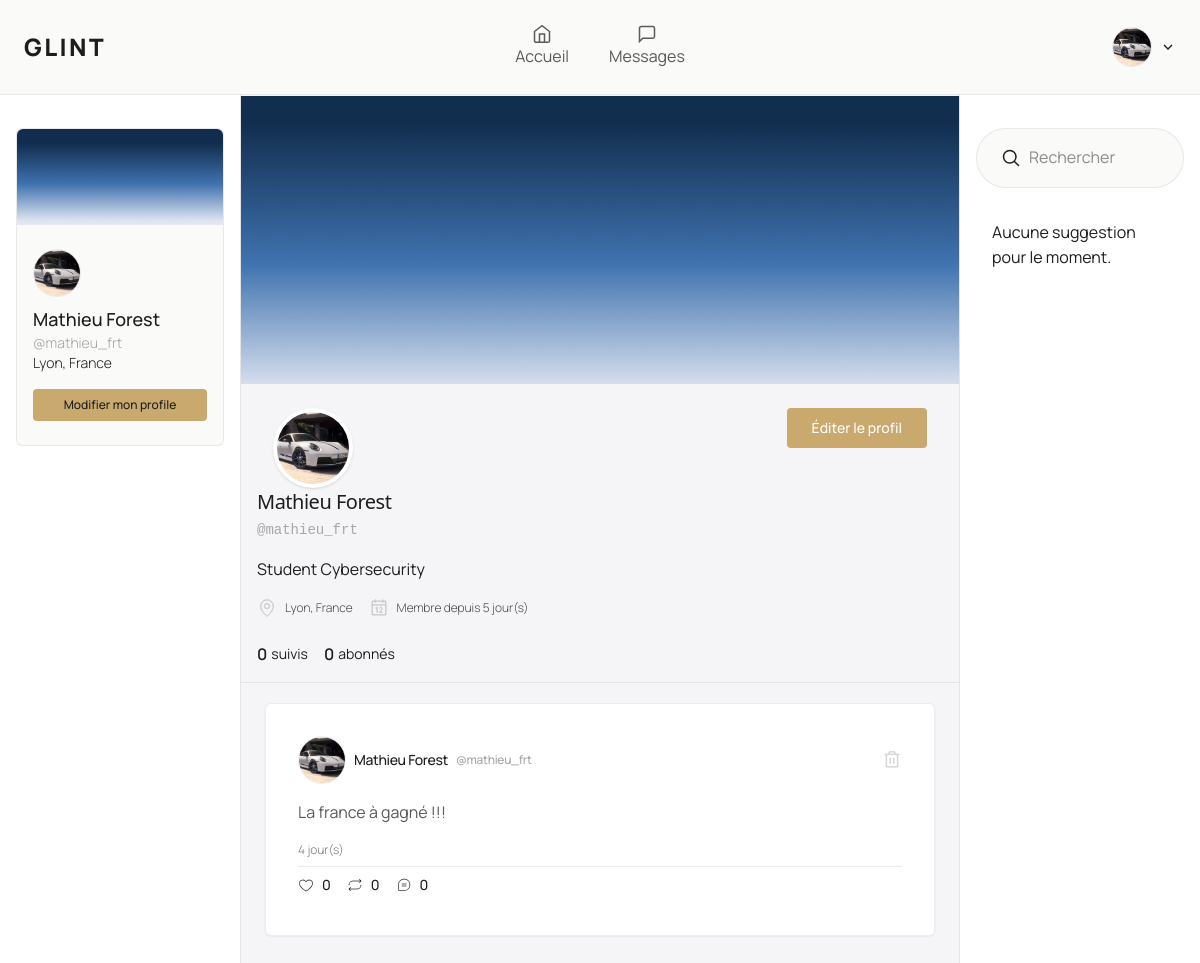
The page /dashboard/profile (signed in) on the database as committed earlier.
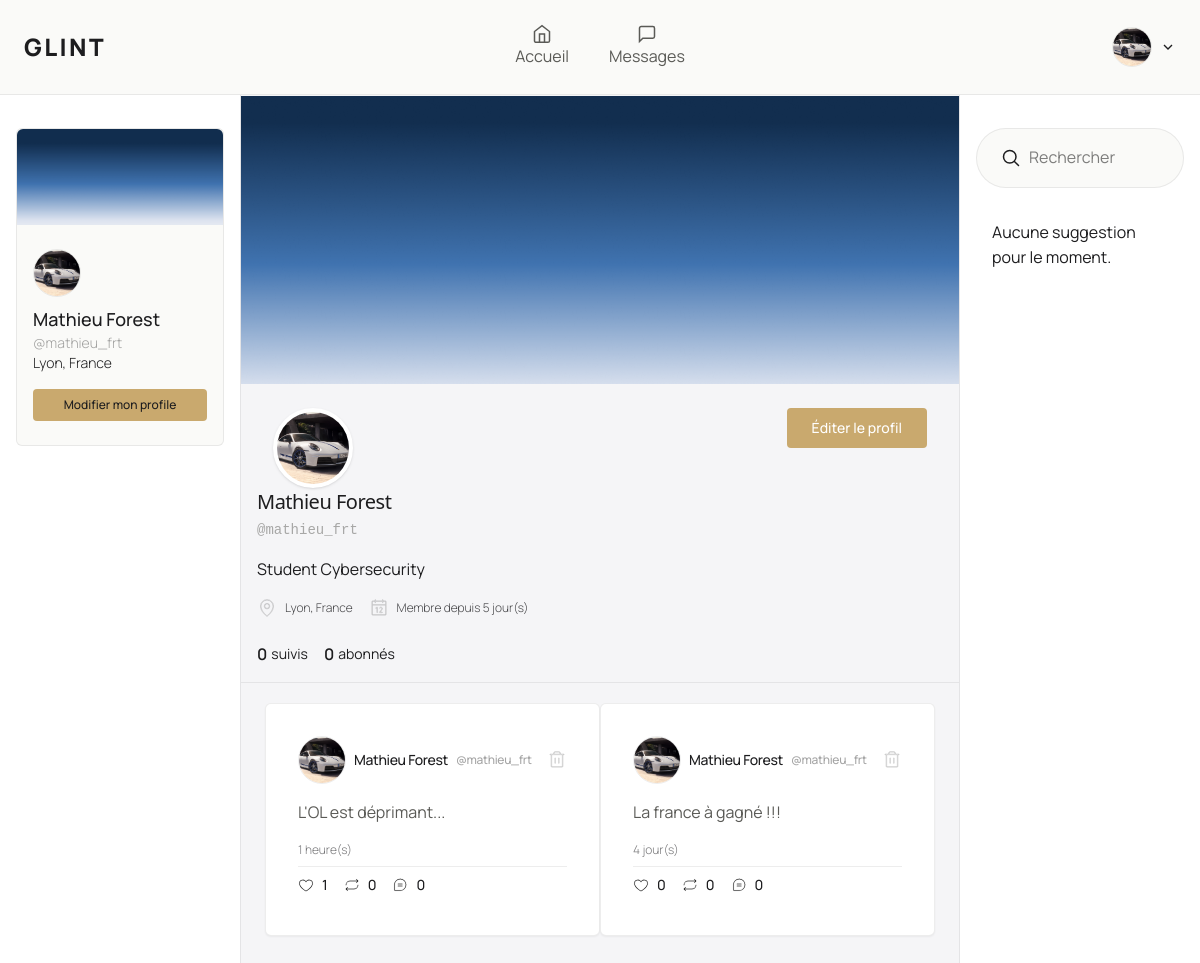
The same page on the database as committed later.
### app/models/Post.py (models this page shows, shortened)
class Post(database.Model):
    __tablename__ = "post"
    id: Mapped[int] = mapped_column(primary_key=True)
    title: Mapped[str] = mapped_column(String(255), nullable=False, default="")
    content: Mapped[str] = mapped_column(Text, nullable=False)
    author_id: Mapped[int] = mapped_column(ForeignKey("users.id"), nullable=False)
    created_at: Mapped[datetime] = mapped_column(DateTime, default=datetime.utcnow)
    updated_at: Mapped[Optional[datetime]] = mapped_column(DateTime, default=datetime.utcnow, onupdate=datetime.utcnow)
    author: Mapped["User"] = relationship("User", back_populates="posts")
    comments: Mapped[List["Comment"]] = relationship("Comment", back_populates="post", lazy="dynamic",
                                                     cascade="all, delete-orphan")
    likes: Mapped[List["Like"]] = relationship("Like", back_populates="post", lazy="dynamic",
                                               cascade="all, delete-orphan")
    reposts: Mapped[List["Repost"]] = relationship("Repost", back_populates="post", lazy="dynamic",
                                                   cascade="all, delete-orphan")
    @property
    def like_count(self) -> int:
        return self.likes.count()
    @property
    def comment_count(self) -> int:
        return self.comments.count()
    @property
    def repost_count(self) -> int:
        return self.reposts.count()

### app/models/User.py (models this page shows, shortened)
class User(database.Model):
    __tablename__ = "users"
    id: Mapped[int] = mapped_column(primary_key=True)
    name: Mapped[str] = mapped_column(String(80), nullable=False)
    username: Mapped[str] = mapped_column(String(80), unique=True, nullable=False)
    email: Mapped[str] = mapped_column(String(120), unique=True, nullable=False)
    password: Mapped[str] = mapped_column(String(255), nullable=False)
    biography: Mapped[str] = mapped_column(Text, default="", server_default="")
    location: Mapped[str] = mapped_column(String(120), default="", server_default="")
    banner: Mapped[str] = mapped_column(String(255), default="", server_default="")
    avatar: Mapped[str] = mapped_column(String(255), default="", server_default="")
    created_at: Mapped[datetime] = mapped_column(DateTime, default=datetime.utcnow)
    updated_at: Mapped[Optional[datetime]] = mapped_column(DateTime, default=datetime.utcnow, onupdate=datetime.utcnow)
    posts: Mapped[List["Post"]] = relationship("Post", back_populates="author", lazy="dynamic")
    comments: Mapped[List["Comment"]] = relationship("Comment", back_populates="author", lazy="dynamic")
    likes: Mapped[List["Like"]] = relationship("Like", back_populates="user", lazy="dynamic")
    reposts: Mapped[List["Repost"]] = relationship("Repost", back_populates="user", lazy="dynamic")
    following: Mapped[List["Follow"]] = relationship("Follow", back_populates="follower", lazy="dynamic",
                                                     foreign_keys="Follow.follower_id")
    followers: Mapped[List["Follow"]] = relationship("Follow", back_populates="followed", lazy="dynamic",
                                                     foreign_keys="Follow.followed_id")

### app/routes/dashboard.py (the view)
@dashboard_bp.route("/dashboard/profile", methods=["GET", "POST"])
@login_required
def profile(current_user):
    return DashboardController.profil(current_user)

### app/templates/dashboard/tab/profil.html (shortened to what the changed rows need)
{% extends "dashboard/index.html" %}
{% from "components/ui/button.html" import Button %}
{% from "components/ui/icons.html" import Icon %}
{% block dashboard_mid %}
    <div class="flex flex-col items-center justify-start pb-6 w-full  min-h-full overflow-auto {{ "" if current_user.banner else "pt-6" }}">
        <div class="flex flex-col items-center md:items-start text-center md:text-left w-full border-b border-border pb-4">
            <div class="px-4">
                <h1 class="text-xl font-sans font-light tracking-tight text-foreground">
                    {{ current_user.name }}
                </h1>
            </div>
        </div>
        <div class="flex items-center justify-center w-full mt-5 px-6">
            {% for post in posts %}
                {% set post = post %}
                {% include "partials/posts_cards.html" %}
            {% endfor %}
        </div>
    </div>
{% endblock %}

### app/templates/components/ui/icons.html
{% macro Icon(name, cls="w-5 h-5") %}
    {% if name == "fill" %}
        <svg class="{{ cls }}" fill="none" stroke="currentColor" stroke-width="1.8" viewBox="0 0 24 24">
            <path d="M3 9l9-7 9 7v11a2 2 0 0 1-2 2H5a2 2 0 0 1-2-2z"/>
            <polyline points="9 22 9 12 15 12 15 22"/>
        </svg>
    {% elif name == "messages" %}
        <svg class="{{ cls }}" fill="none" stroke="currentColor" stroke-width="1.8" viewBox="0 0 24 24">
            <path d="M21 15a2 2 0 0 1-2 2H7l-4 4V5a2 2 0 0 1 2-2h14a2 2 0 0 1 2 2z"/>
        </svg>
    {% elif name == "profil" %}
        <svg class="{{ cls }}" fill="none" stroke="currentColor" stroke-width="1.8" viewBox="0 0 24 24">
            <path d="M20 21v-2a4 4 0 0 0-4-4H8a4 4 0 0 0-4 4v2"/>
            <circle cx="12" cy="7" r="4"/>
        </svg>
    {% elif name == "settings" %}
        <svg class="{{ cls }}" fill="none" stroke="currentColor" stroke-width="1.8" viewBox="0 0 24 24">
            <circle cx="12" cy="12" r="3"/>
            <path d="M19.07 4.93a10 10 0 0 1 0 14.14M4.93 4.93a10 10 0 0 0 0 14.14"/>
        </svg>
    {% elif name == "logout" %}
        <svg class="{{ cls }}" fill="none" stroke="currentColor" stroke-width="1.8" viewBox="0 0 24 24">
            <path d="M9 21H5a2 2 0 0 1-2-2V5a2 2 0 0 1 2-2h4"/>
            <polyline points="16 17 21 12 16 7"/>
            <line x1="21" y1="12" x2="9" y2="12"/>
        </svg>
    {% elif name == "delete" %}
        <svg class="{{ cls }}" fill="none" stroke="currentColor" stroke-width="1.8"
             viewBox="0 0 256 256">
            <path d="M216,52H172V40a20,20,0,0,0-20-20H104A20,20,0,0,0,84,40V52H40a4,4,0,0,0,0,8H52V208a12,12,0,0,0,12,12H192a12,12,0,0,0,12-12V60h12a4,4,0,0,0,0-8ZM92,40a12,12,0,0,1,12-12h48a12,12,0,0,1,12,12V52H92ZM196,208a4,4,0,0,1-4,4H64a4,4,0,0,1-4-4V60H196ZM108,104v64a4,4,0,0,1-8,0V104a4,4,0,0,1,8,0Zm48,0v64a4,4,0,0,1-8,0V104a4,4,0,0,1,8,0Z"></path>
        </svg>
    {% elif name == "arrow-down" %}
        <svg class="w-4 h-4 text-text-3" fill="none" stroke="currentColor" stroke-width="2"
             viewBox="0 0 24 24">
            <polyline points="6 9 12 15 18 9"></polyline>
        </svg>
    {% elif name == "search" %}
        <svg class="{{ cls }}" fill="none" stroke="currentColor" stroke-width="1.8" xmlns="http://www.w3.org/2000/svg"
             viewBox="0 0 24 24">
            <path stroke-linecap="round" stroke-linejoin="round"
                  d="m21 21-5.197-5.197m0 0A7.5 7.5 0 1 0 5.196 5.196a7.5 7.5 0 0 0 10.607 10.607Z"></path>
        </svg>
    {% elif name == "pin" %}
        <svg class="{{ cls }}" stroke="currentColor" stroke-width="1.8" xmlns="http://www.w3.org/2000/svg" width="24"
             height="24" fill="none"
             viewBox="0 0 256 256">
            <path d="M128,68a36,36,0,1,0,36,36A36,36,0,0,0,128,68Zm0,64a28,28,0,1,1,28-28A28,28,0,0,1,128,132Zm0-112a84.09,84.09,0,0,0-84,84c0,30.42,14.17,62.79,41,93.62a250,250,0,0,0,40.73,37.66,4,4,0,0,0,4.58,0A250,250,0,0,0,171,197.62c26.81-30.83,41-63.2,41-93.62A84.09,84.09,0,0,0,128,20Zm37.1,172.23A254.62,254.62,0,0,1,128,227a254.62,254.62,0,0,1-37.1-34.81C73.15,171.8,52,139.9,52,104a76,76,0,0,1,152,0C204,139.9,182.85,171.8,165.1,192.23Z"></path>
        </svg>
    {% elif name == "calendar" %}
        <svg class="{{ cls }}" stroke="currentColor" stroke-width="1.8" xmlns="http://www.w3.org/2000/svg" width="24"
             height="24" fill="none" viewBox="0 0 256 256">
            <path d="M208,36H180V24a4,4,0,0,0-8,0V36H84V24a4,4,0,0,0-8,0V36H48A12,12,0,0,0,36,48V208a12,12,0,0,0,12,12H208a12,12,0,0,0,12-12V48A12,12,0,0,0,208,36ZM48,44H76V56a4,4,0,0,0,8,0V44h88V56a4,4,0,0,0,8,0V44h28a4,4,0,0,1,4,4V84H44V48A4,4,0,0,1,48,44ZM208,212H48a4,4,0,0,1-4-4V92H212V208A4,4,0,0,1,208,212ZM108,120v64a4,4,0,0,1-8,0V126.47l-10.21,5.11a4,4,0,0,1-3.58-7.16l16-8A4,4,0,0,1,108,120Zm60,28-24,32h24a4,4,0,0,1,0,8H136a4,4,0,0,1-3.2-6.4l28.78-38.37A11.88,11.88,0,0,0,164,136a12,12,0,0,0-22.4-6,4,4,0,0,1-6.92-4A20,20,0,0,1,172,136,19.79,19.79,0,0,1,168,148Z"></path>
        </svg>
    {% elif name == "like" %}
        <svg class="{{ cls }}" stroke="currentColor" stroke-width="1.8" xmlns="http://www.w3.org/2000/svg" width="24"
             height="24" fill="#000000" viewBox="0 0 256 256">
            <path d="M178,44c-21.44,0-39.92,10.19-50,27.07C117.92,54.19,99.44,44,78,44a58.07,58.07,0,0,0-58,58c0,28.59,18,58.47,53.4,88.79a333.81,333.81,0,0,0,52.7,36.73,4,4,0,0,0,3.8,0,333.81,333.81,0,0,0,52.7-36.73C218,160.47,236,130.59,236,102A58.07,58.07,0,0,0,178,44ZM128,219.42c-14-8-100-59.35-100-117.42A50.06,50.06,0,0,1,78,52c21.11,0,38.85,11.31,46.3,29.51a4,4,0,0,0,7.4,0C139.15,63.31,156.89,52,178,52a50.06,50.06,0,0,1,50,50C228,160,142,211.46,128,219.42Z"></path>
        </svg>
    {% elif name == "repost" %}
        <svg class="{{ cls }}" stroke="currentColor" stroke-width="1.8" xmlns="http://www.w3.org/2000/svg" width="24"
             height="24" fill="#000000" viewBox="0 0 256 256">
            <path d="M28,128A68.07,68.07,0,0,1,96,60H214.34L197.17,42.83a4,4,0,0,1,5.66-5.66l24,24a4,4,0,0,1,0,5.66l-24,24a4,4,0,0,1-5.66-5.66L214.34,68H96a60.07,60.07,0,0,0-60,60,4,4,0,0,1-8,0Zm196-4a4,4,0,0,0-4,4,60.07,60.07,0,0,1-60,60H41.66l17.17-17.17a4,4,0,0,0-5.66-5.66l-24,24a4,4,0,0,0,0,5.66l24,24a4,4,0,1,0,5.66-5.66L41.66,196H160a68.07,68.07,0,0,0,68-68A4,4,0,0,0,224,124Z"></path>
        </svg>
    {% elif name == "comment" %}
        <svg class="{{ cls }}" stroke="currentColor" stroke-width="1.8" xmlns="http://www.w3.org/2000/svg" width="24"
             height="24" fill="#000000" viewBox="0 0 256 256">
            <path d="M168,112a4,4,0,0,1-4,4H96a4,4,0,0,1,0-8h68A4,4,0,0,1,168,112Zm-4,28H96a4,4,0,0,0,0,8h68a4,4,0,0,0,0-8Zm64-16a96.11,96.11,0,0,1-96,96H48a12,12,0,0,1-12-12V124a96,96,0,0,1,192,0Zm-8,0a88,88,0,0,0-176,0v84a4,4,0,0,0,4,4h84A88.1,88.1,0,0,0,220,124Z"></path>
        </svg>
    {% endif %}
{% endmacro %}

### app/templates/components/layout/dashboard_headers.html (shortened to what this page needs)
{% from "components/ui/icons.html" import Icon %}
{% set nav_items = [
    {"name": "Accueil", "icon": "fill", "url": "fill"},
    {"name": "Messages",  "icon": "messages", "url": "messages"},
] %}
{% macro DashboardHeaders(user={}, active_tab="fill") %}
    <header class="fixed z-50 flex items-center justify-between py-4 px-6 w-full animate-in slide-in-from-left-5 fade-in duration-500 border-b border-border bg-card">
        <h1 class="uppercase font-black text-2xl tracking-widest flex-1">Glint</h1>
        <div class="hidden items-center justify-center gap-2 flex-1 md:flex">
            {% for item in nav_items %}
                <a href="{{ url_for('dashboard.index', tab=item.url) }}"
                   class="flex flex-col items-center px-4 py-2 transition-all duration-300
                              {{ 'text-primary font-semibold' if active_tab == item.url else 'text-text-2' }}">
                    {{ Icon(item.icon, cls="w-5 h-5") }}
                    {{ item.name }}
                </a>
            {% endfor %}
        </div>
        <div class="flex items-center gap-2 flex-1 justify-end">
            <div class="relative" id="my-account-wrapper">
                <button onclick="toggleDropdown()" class="flex items-center gap-2">
                    {% if user.avatar %}
                        <div class="border border-border cursor-pointer h-10 w-10 rounded-full">
                            <img src="{{ url_for('static', filename='uploads/avatars/' ~ user.avatar) }}"
                                 alt="Avatar de {{ user.name }}"
                                 class="h-full w-full object-cover transition-opacity duration-300 group-hover:opacity-50 rounded-full"
                            />
                        </div>
                    {% else %}
                        <div class="border border-border cursor-pointer h-10 w-10 rounded-full flex items-center justify-center bg-primary-light">
                            <p class="text-lg font-black text-text-1">
                                {{ user.name[0] }}
                            </p>
                        </div>
                    {% endif %}
                    {{ Icon("arrow-down") }}
                </button>
            </div>
        </div>
    </header>
{% endmacro %}

### app/templates/components/ui/avatar.html
{% macro Avatar(user={}) %}
    {% if user.avatar %}
        <div class="border border-border cursor-pointer h-12 w-12 rounded-full">
            <img src="{{ url_for('static', filename='uploads/avatars/' ~ user.avatar) }}"
                 alt="Avatar de {{ user.name }}"
                 class="h-full w-auto object-cover transition-opacity duration-300 group-hover:opacity-50 rounded-full"
            />
        </div>
    {% else %}
        <div class="border border-border cursor-pointer h-12 w-12 rounded-full flex items-center justify-center">
            <p class="text-xl font-black text-text-1">
                {{ user.name[0] }}
            </p>
        </div>
    {% endif %}
{% endmacro %}

### app/templates/partials/posts_cards.html
{% from "components/ui/icons.html" import Icon %}
{% from "components/ui/avatar.html" import Avatar %}
<article id="post-{{ post.id }}"
         class="flex flex-col justify-center items-start w-full p-8 border border-border rounded-md shadow-xs bg-background">
    <div class="flex items-center justify-between gap-2 w-full">
        <div class="flex items-center gap-2">
            {{ Avatar(post.author) }}
            <div class="flex items-center gap-2">
                <p class="text-text-1 font-medium tracking-tight text-sm">{{ post.author.name }}</p>
                <p class="text-text-1/40 font-medium tracking-tight text-xs">@{{ post.author.username }}</p>
            </div>
        </div>
        {% if post.author.id == current_user.id %}
            <a class="flex items-center" href="{{ url_for('posts.delete', post_id=post.id) }}"
               onclick="return confirm('Êtes-vous sûr de vouloir supprimer ce post ?')">
                {{ Icon("delete", cls="w-5 h-5 hover:stroke-destructive duration-300 transition-colors cursor-pointer") }}
            </a>
        {% endif %}
    </div>
    <p class="my-4 text-text-2 font-normal text-md">{{ post.content }}</p>
    <p class="text-xs font-light text-text-1/60">{{ post.created_at | timeago }}</p>
    <div class="flex items-center gap-4 border-t border-border mt-2 w-full py-2">
        <div class="flex items-center gap-2"
             hx-post="{{ url_for('posts.like', post_id=post.id) }}" }}
             hx-target="#post-{{ post.id }}"
             hx-swap="outerHTML"
        >
            {{ Icon("like", cls="h-4 w-4 hover:text-primary duration-200 transition-colors cursor-pointer text-text-1") }}
            <p class="text-text-1 font-medium text-sm">{{ post.like_count }}</p>
        </div>
        <div class="flex items-center gap-2"
             hx-post="{{ url_for('posts.repost', post_id=post.id) }}" }}
             hx-target="#post-{{ post.id }}"
             hx-swap="outerHTML"
        >
            {{ Icon("repost", cls="h-4 w-4 hover:text-primary duration-200 transition-colors cursor-pointer") }}
            <p class="font-medium text-sm {{ "text-primary" if post.is_liked else "text-text-1" }}">{{ post.repost_count }}</p>
        </div>
        <div class="flex items-center gap-2"
             hx-post="{{ url_for('posts.like', post_id=post.id) }}" }}
             hx-target="#post-{{ post.id }}"
             hx-swap="outerHTML"
        >
            {{ Icon("comment", cls="h-4 w-4 hover:text-primary duration-200 transition-colors cursor-pointer text-text-1") }}
            <p class="text-text-1 font-medium text-sm">{{ post.comment_count }}</p>
        </div>
    </div>
</article>

Rows that differ between the two databases and show on the page:
added Post: avatar (picture), author.name "Mathieu Forest", author.username "mathieu_frt", content "L'OL est déprimant...", created_at "1 heure(s)", like_count "1", repost_count "0", comment_count "0"
